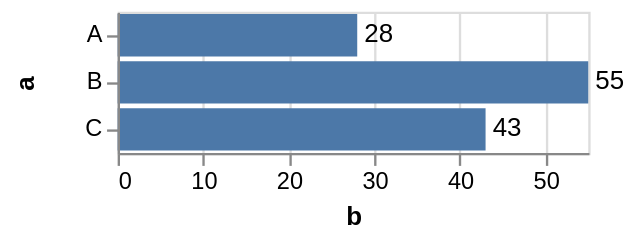

Write the Vega-Lite specification saved for this chart.
### Vega specification from a JSON file in a GitHub repository (floating-point values rounded to 4 significant figures)
{"$schema": "https://vega.github.io/schema/vega/v4.json", "description": "A simple bar chart with embedded data.", "autosize": "pad", "padding": 5, "width": 200, "style": "cell", "data": [{"name": "source_0", "values": [{"a": "A", "b": 28}, {"a": "B", "b": 55}, {"a": "C", "b": 43}]}], "signals": [{"name": "y_step", "value": 20}, {"name": "height", "update": "bandspace(domain('y').length, 0.1, 0.05) * y_step"}], "marks": [{"name": "layer_0_marks", "type": "rect", "style": ["bar"], "from": {"data": "source_0"}, "encode": {"update": {"fill": [{"test": "datum[\"b\"] === null || isNaN(datum[\"b\"])", "value": null}, {"value": "#4c78a8"}], "tooltip": {"signal": "{\"a\": ''+datum[\"a\"], \"b\": format(datum[\"b\"], \"\")}"}, "x": {"scale": "x", "field": "b"}, "x2": {"scale": "x", "value": 0}, "y": {"scale": "y", "field": "a"}, "height": {"scale": "y", "band": true}}}}, {"name": "layer_1_marks", "type": "text", "style": ["text", "label"], "from": {"data": "source_0"}, "encode": {"update": {"fill": [{"test": "datum[\"b\"] === null || isNaN(datum[\"b\"])", "value": null}, {"value": "black"}], "tooltip": {"signal": "{\"a\": ''+datum[\"a\"], \"b\": format(datum[\"b\"], \"\")}"}, "x": {"scale": "x", "field": "b"}, "y": {"scale": "y", "field": "a", "band": 0.5}, "text": {"signal": "format(datum[\"b\"], \"\")"}}}}], "scales": [{"name": "x", "type": "linear", "domain": {"data": "source_0", "field": "b"}, "range": [0, {"signal": "width"}], "nice": true, "zero": true}, {"name": "y", "type": "band", "domain": {"data": "source_0", "field": "a", "sort": true}, "range": {"step": {"signal": "y_step"}}, "paddingInner": 0.1, "paddingOuter": 0.05}], "axes": [{"scale": "x", "orient": "bottom", "grid": false, "title": "b", "labelFlush": true, "labelOverlap": true, "tickCount": {"signal": "ceil(width/40)"}, "zindex": 1}, {"scale": "x", "orient": "bottom", "gridScale": "y", "grid": true, "tickCount": {"signal": "ceil(width/40)"}, "domain": false, "labels": false, "maxExtent": 0, "minExtent": 0, "ticks": false, "zindex": 0}, {"scale": "y", "orient": "left", "grid": false, "title": "a", "labelOverlap": true, "zindex": 1}], "config": {"axisY": {"minExtent": 30}, "style": {"label": {"align": "left", "baseline": "middle", "dx": 3}}}}
